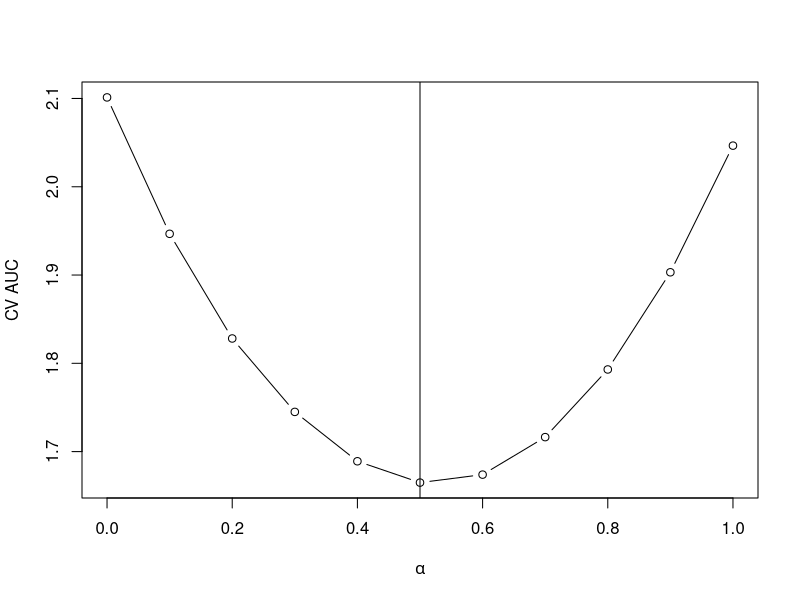

Source code (R):
## ---- chunk 1
knitr::opts_chunk$set(
  collapse = TRUE,
  comment = "#>"
)
## ---- chunk 2
require(glmnet)
## ---- chunk 3
set.seed(1234)

n = 600; ntrain = 300;
p = 20

# We assume that X at time 1 (x1) and X at time 2 (x2) are related:
# to get X2, we modify X1.
x1 = matrix(rnorm(n*p), n, p)
x2 = x1 + matrix(0.2 * rnorm(n*p), n, p)

# The relationship between X and y at time 1 and 2 will be similarly related.
# The coefficients at time 2 are a function of those at time 1.
# Importantly, they share the same support.
beta1 = c(rep(2, 10), rep(0, p-10))
beta2 = runif(p, 0.5, 1)*beta1

# Finally, we compute y.
# y2 is a function of y1, x2 and beta2.
y1 = x1 %*% beta1 + rnorm(n)
y2 = 0.5 * y1 + x2 %*% beta2 + rnorm(n)
## ---- chunk 4
# Split into train and test:
x1test = x1[-(1:ntrain), ]
x2test = x2[-(1:ntrain), ]
y1test = y1[-(1:ntrain)]
y2test = y2[-(1:ntrain)]

x1 = x1[1:ntrain, ]
x2 = x2[1:ntrain, ]
y1 = y1[1:ntrain]
y2 = y2[1:ntrain]

# Define 10 training folds:
nfolds = 10
foldid = sample(rep(1:10, trunc(nrow(x1)/nfolds)+1))[1:nrow(x1)]
## ---- chunk 5
y1_fit = cv.glmnet(x1, y1, keep=TRUE, foldid = foldid)

# Identify the support: coefficients which are nonzero:
support = which(coef(y1_fit, s = y1_fit$lambda.1se)[-1] != 0)

# Glmnet computed the cross-fitted predictions:
offset = y1_fit$fit.preval[, y1_fit$lambda == y1_fit$lambda.1se]
## ---- chunk 6
cv.error = NULL
alphalist = seq(0, 1, length.out = 11)

for(alpha in alphalist){
  # Penalty factor:
  pf = rep(1/alpha, p)
  pf[support] = 1
  
  # Offset:
  offset.alpha = (1 - alpha) * offset
    
  # Model fitting:
  y2_fit = cv.glmnet(x2, y2, 
                     foldid = foldid,
                     offset = offset.alpha,
                     penalty.factor = pf)
  
  # Use the CV MSE computed by cv.glmnet:
  cv.error = c(cv.error, min(y2_fit$cvm))
}
## ---- chunk 7
plot(alphalist, cv.error, type = "b",
     xlab = expression(alpha),
     ylab = "CV AUC")
best.alpha = alphalist[which.min(cv.error)]
abline(v = alphalist[which.min(cv.error)])
# Train a model using alpha = 0.5
pf = rep(1/best.alpha, p)
pf[support] = 1

offset.alpha = (1-best.alpha) * offset

y2_fit = cv.glmnet(x2, y2, foldid = foldid,
                   offset = offset.alpha,
                   penalty.factor = pf)
## ---- chunk 8
y2_fit_no_pretrain = cv.glmnet(x2, y2, foldid = foldid)

testoffset = (1 - best.alpha) * predict(y1_fit, x1test, s="lambda.1se")
pretrain_preds = predict(y2_fit, x2test, newoffset = testoffset)
cat("Pretrain PSE:", round(mean((y2test - pretrain_preds)^2), 2), "\n")

individual_preds = predict(y2_fit_no_pretrain, x2test)
cat("Individual PSE:", round(mean((y2test - individual_preds)^2), 2))
